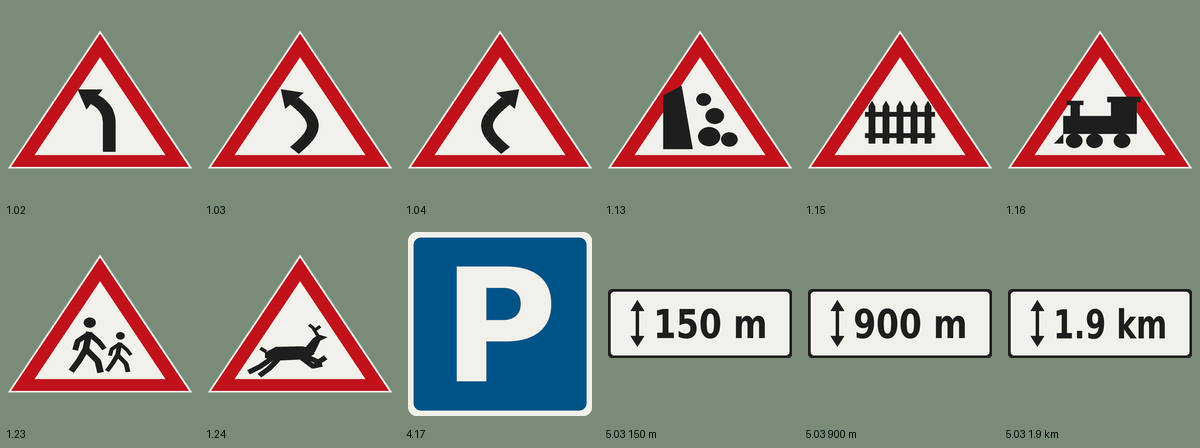
#> input picture beamng/verifica/v2.8/signs/plates.png, 1200 x 448 px
$ python -i patch_signs.py   (imports and definitions only)
#> lines starting #> are read from the running program, lines starting #| are printed output that depends on the picture
#> further down, picture is the input picture: PIL image 1200x448 RGB; mean R, G, B 136.6, 139.4, 128
"""The Swiss road signs of the whole network in a built level zip (v2.7), without rebuilding the level.

Up to v2.6 the map had only the STOP and give-way signs that OpenStreetMap records (props_osm.py),
the bus stops, and on the Magliaso - Pura cantonal road the sign plates seen in the panoramas,
plain-coloured. This step adds every sign signs_net.plan() finds, drawn by signs_ch.py after the
Swiss standard:
- the signs mapped one by one in OSM, at the mapped point and facing the mapped direction;
- the signs the regulation OSM records implies (speed limits, 30 zones, one-way streets, zebra
  crossings, roundabouts, the beginning and end of the villages on the main roads).
Every sign is put on a grey steel pole beside the carriageway of the level, on the right of the
traffic that reads it (else on the left), EDGE_OUT m from the edge, on free ground: not on a
carriageway, a building or a wall; one that finds no place within 2 m is left out (counted).
Where a mapped sign stands within REPLACE m of a panorama sign of the cantonal road that faces the
same traffic, the panorama plates of that pole are removed and the sign goes where the panorama
measured it; a sign the rules imply does the same within REPLACE_RULE m. The plates of the STOP and
give-way signs of v2.6 are drawn again at the same place.

The sign plates written up to v2.6 (props.py, props_osm.py: the STOP and give-way signs, the bus
stops, the panorama plates) were wound clockwise as seen from the side they face. The game draws a
triangle only from the side it turns counter-clockwise to, so the traffic saw the grey back of the
plate and the picture faced the other way. Those plates are turned (rewrite, FLIP); the new ones
are written the right way (plate_quads).

What the level is read from (all in the zip): the terrain (theTerrain.ter), the road meshes
(carriageways and ground), the building and wall meshes (where no pole can stand), the poles of
props_poles.dae and props_osm.dae (no new pole on top of one). Everything else is copied as it is.

Usage: python patch_signs.py <in.zip> <out.zip> [--report report.json]
"""
import hashlib, io, json, math, os, re, struct, sys, tempfile, time, zipfile
from collections import Counter
import numpy as np
import shapely
from PIL import Image
import bng
import signs_ch
import signs_net
from road_mesh import TriSurface

LEVEL = "levels/magliaso_pura"
L = "/" + LEVEL
SIGN_DIR = f"{LEVEL}/art/shapes/signs/ch"
SHAPE = f"{LEVEL}/art/shapes/props/props_signs.dae"
MATERIALS = f"{LEVEL}/art/shapes/props/signs_ch.materials.json"
EDGE_OUT = 0.60           # m from the edge of the carriageway to the pole (OSStr: at least 0.5 m)
LOW_VILLAGE = 2.10        # m, underside of the lowest plate where the limit is 50 or less (over a pavement)
LOW_ROAD = 1.50           # m, elsewhere
GAP = 0.05                # m between plates on a pole
POLE_R = 0.030            # m, 60 mm steel tube
REPLACE = 8.0             # m: a mapped sign takes the place of a panorama sign this close
REPLACE_RULE = 5.0        # m: a sign the rules imply, of a panorama sign this close
CLEAR = 0.45              # m: no new pole this close to an existing one
ROAD_MATS = ("mp_road_asphalt", "mp_road_asphalt_fresh", "mp_road_gravel", "mp_road_dirt", "mp_road_sett",
             "mp_road_cobble")
GREY_BACK = (150, 152, 154)
LEVEL_README = os.path.join(os.path.dirname(os.path.abspath(__file__)), "README_livello.md")
# what the plates of the cantonal road (props_poles.dae, mp_sign_NNN_k) are, read on the crops of the
# panoramas (work/signs) on michi's PC: only the codes and notes, no image of the panoramas
PANO_SIGNS = os.path.join(os.path.dirname(os.path.dirname(os.path.abspath(__file__))), "dati", "signs_panorama.json")
PANO_TEX = re.compile(rf"{LEVEL}/art/shapes/signs/sign_\d{{3}}_\d\.png")
PROPS_MATERIALS = f"{LEVEL}/art/shapes/props/main.materials.json"
PANO_OFF = 0.06           # m: props.py put the panorama plates this far in front of their pole


# ------------------------------------------------------------------ reading the level
_FA = re.compile(rb'<float_array id="(g-[a-z]+)" count="\d+">([^<]*)</float_array>')
_TRI = re.compile(rb'<triangles material="([^"]*)-mat" count="\d+">(.*?)<p>([^<]*)</p></triangles>', re.S)


# [26 lines left out: functions read_dae, scene_shapes, not called in this run]


class Terrain:
    # [116 lines left out: functions __init__, __call__, road_tops, solids, existing_props, tube and 1 more, not called in this run]


# ------------------------------------------------------------------ textures and materials
def slug(code, val):
    s = f"{code}_{val or ''}"
    return "ch_" + re.sub(r"[^a-z0-9]+", "_", s.lower()).strip("_")[:24] + "_" + hashlib.md5(s.encode()).hexdigest()[:6]


def png(img):
    b = io.BytesIO()
    img.save(b, "PNG", optimize=True)
    return b.getvalue()


def pot(img):
    """The image stretched to power-of-two sides: the game does not load a plate texture of other sizes
    (the log says 'skip cooking ... not power of 2' and the plate shows 'IMPORT FAILED'). The plate's
    texture coordinates run 0..1, so the stretch is undone on the plate."""
    w, h = (1 << max(0, (v - 1).bit_length()) for v in img.size)
#> w = 2048; h = 512
    return img if (w, h) == img.size else img.resize((w, h), Image.LANCZOS)
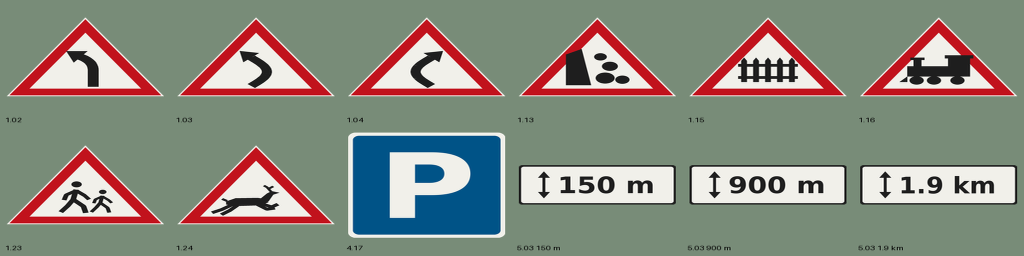
#> returned value: PIL image 2048x512 RGBA (shown at 1/2 size); mean R, G, B, A 136.6, 139.4, 128, 255


def rgba_files(img):
    """(colour png, opacity png) of an RGBA image, as props_osm.save_rgba writes them."""
    img = pot(img.convert("RGBA"))
    rgb = Image.new("RGB", img.size, (128, 128, 128))
#> rgb: PIL image 2048x512 RGB; every value is 128
    rgb.paste(img.convert("RGB"), (0, 0), img.split()[3])
    return png(rgb), png(img.split()[3])
#> in png (call 2), `img.save(b, "PNG", optimize=True)`: img: PIL image 2048x512 L; every value is 255


# ------------------------------------------------------------------ placement
class World:
    # [9 lines left out: function __init__, not called in this run]

    def on_carriageway(self, x, y):
        return np.isfinite(self.carr.height(x, y, "high"))

    # [203 lines left out: functions blocked, ground, place, build, not called in this run]


# plates written up to v2.6 (props.py, props_osm.py) wound clockwise as seen from the side they face:
# the game culls that side, so the traffic saw the grey back (or the image mirrored)
FLIP = re.compile(r"mp_sign_\d|mp_sign_back$|mp_osm_(stop|giveway|timetable|sign_back|bus_)")


# [114 lines left out: functions rewrite, main, not called in this run]


# [8 lines not run here, left out]

>>> from PIL import Image
>>> picture = Image.open('../verifica/v2.8/signs/plates.png')
>>> result = rgba_files(picture)
